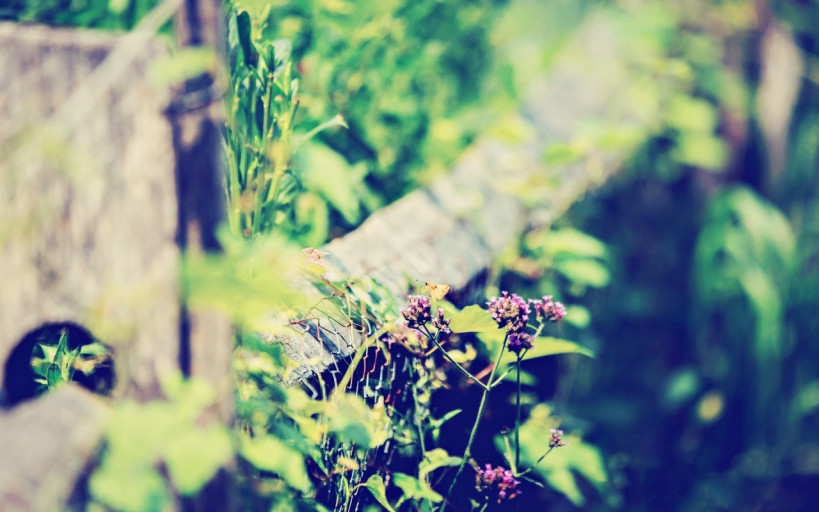
#> input picture OpenCV Turorial/messi5.jpg, 819 x 512 px
$ jupyter execute C147.ipynb
#> lines starting #> are read from the running program, lines starting #| are printed output that depends on the picture; after the words box and inside, x2 and y2 are one past the last pixel; in counts of white or black regions, pixels touching at a corner belong together
# 1.4.7 Canny Edge Detection

[cell 1]
import cv2
import numpy as np
from matplotlib import pyplot as plt

[cell 2]
img = cv2.imread('messi5.jpg', 0)
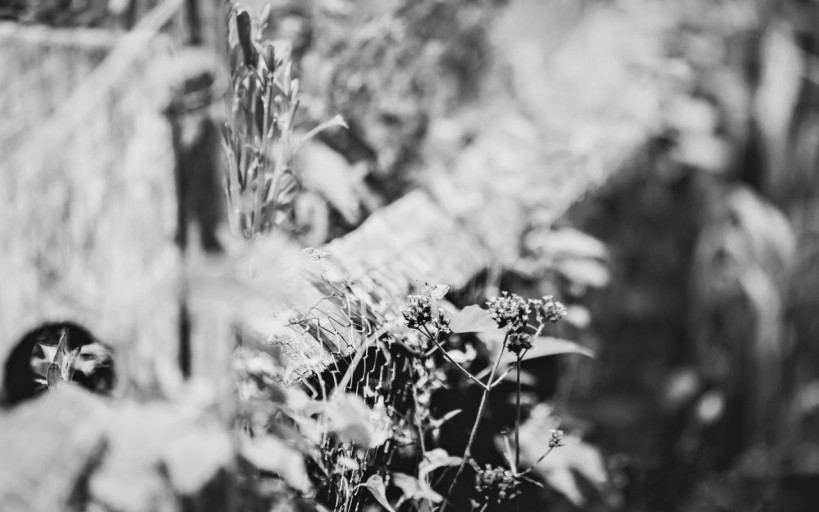
#> img: shape (512, 819); min 4, max 243, mean 138.9
blur = cv2.GaussianBlur(img,(5,5),0)
edges50 = cv2.Canny(blur, 50, 200)
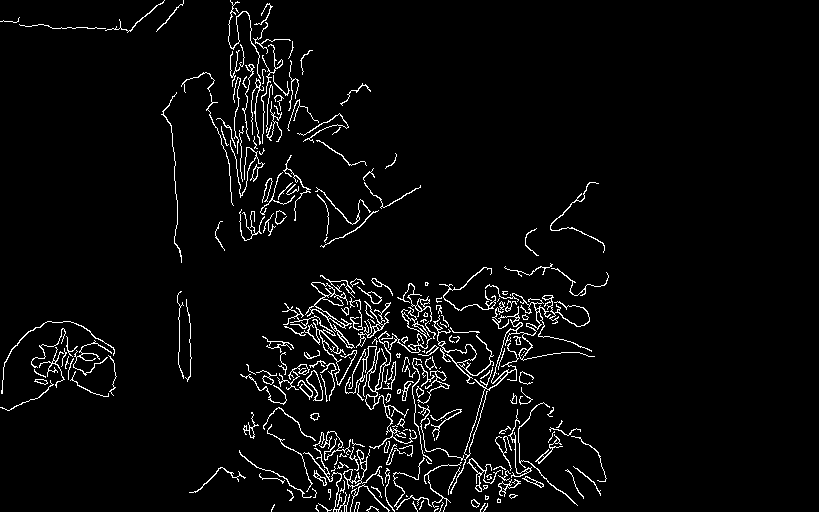
#> edges50: shape (512, 819); 4% white in thin lines or dots, all inside (x1, y1, x2, y2) = (0, 0, 609, 512)
edges100 = cv2.Canny(blur, 100, 200)
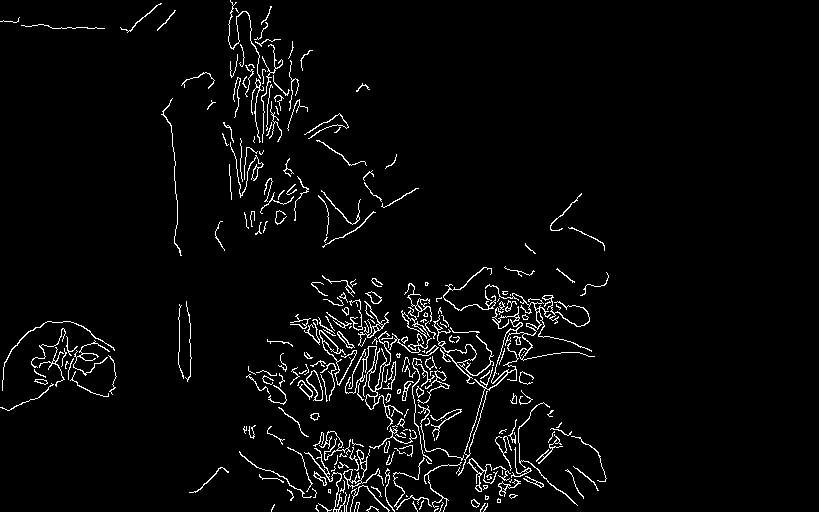
#> edges100: shape (512, 819); 3.5% white in thin lines or dots, all inside (x1, y1, x2, y2) = (0, 0, 609, 512)
edges180 = cv2.Canny(blur, 180, 200)
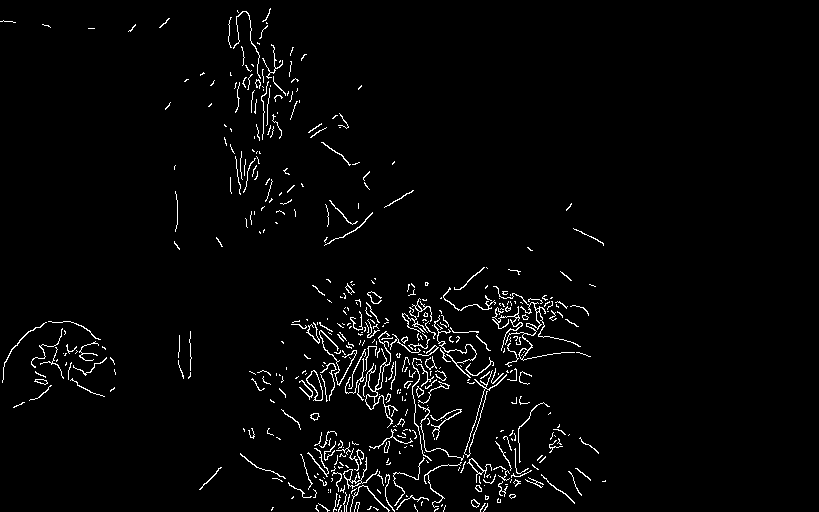
#> edges180: shape (512, 819); 2.6% white in thin lines or dots, all inside (x1, y1, x2, y2) = (0, 8, 606, 512)

[cell 3]
plt.rcParams["figure.figsize"] = (20, 10)
plt.subplot(2,2,1),plt.imshow(img,cmap = 'gray')
plt.title('Original Image'), plt.xticks([]), plt.yticks([])

plt.subplot(2,2,2),plt.imshow(edges50,cmap = 'gray')
plt.title('Edge50 Image'), plt.xticks([]), plt.yticks([])

plt.subplot(2,2,3),plt.imshow(edges100,cmap = 'gray')
plt.title('Edge100 Image'), plt.xticks([]), plt.yticks([])

plt.subplot(2,2,4),plt.imshow(edges180,cmap = 'gray')
plt.title('Edge180 Image'), plt.xticks([]), plt.yticks([])

plt.show()
